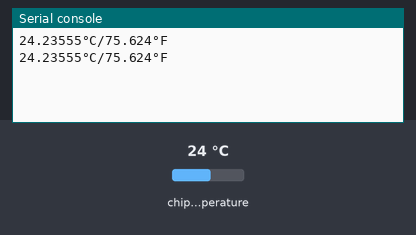
Simulated run of this program. Board: Raspberry Pi Pico running MicroPython. Parts: the last lines printed to the serial console. Inputs (shaded band) come from the test bench; at power-on: chip temperature 24 °C.

Above: at 1.2 s.
1.3 s: chip temperature set to 1 °C
At 2.6 s:
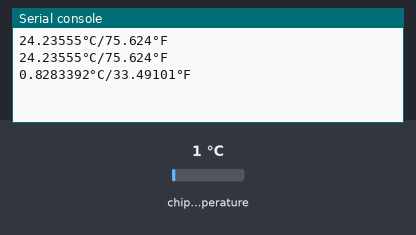
2.8 s: chip temperature set to 11 °C
At 3.7 s:
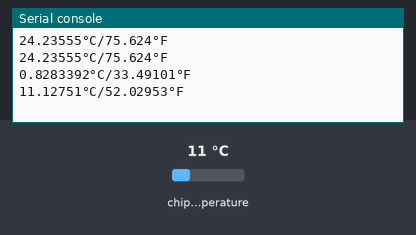
Timing chart, 0 to 5.8 s (numbered marks = the images above; inputs shaded):
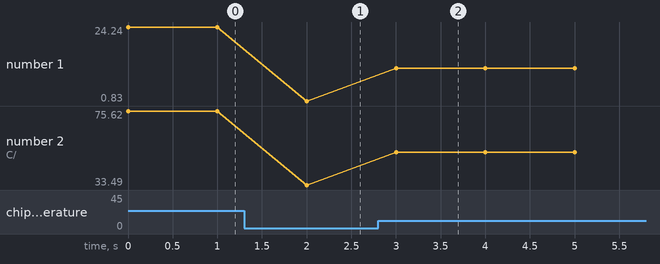

The program:

Temperature.py
```python
from machine import ADC
from utime import sleep

sensor_temp = ADC(4)
conversion_factor = 3.3 / 65535 # 3V3 input voltage / uint size

while True:
    reading = sensor_temp.read_u16() * conversion_factor
    temperatureC = 27 - (reading - 0.706)/0.001721 # See RP2040 Datasheet and/or Everard & Halfacree "Get Started with MicroPython on Raspberry Pi Pico" pg 99
    # temperatureF = (temperatureC * (9/5)) + 32
    print(str(temperatureC) + "°C/" + str((temperatureC * (9/5)) + 32) + "°F")
    sleep(1)
```

Measured:
- after the input at 1.3 s, the serial console: prints a new line after 0.70 s (image 1)
- after the input at 2.8 s, the serial console: prints a new line after 0.20 s (image 2)
- plotted number 1: 24.24 → 0.83 after the input at 1.3 s, 0.83 → 11.13 after the input at 2.8 s
- plotted number 2: 75.62 → 33.49 after the input at 1.3 s, 33.49 → 52.03 after the input at 2.8 s
